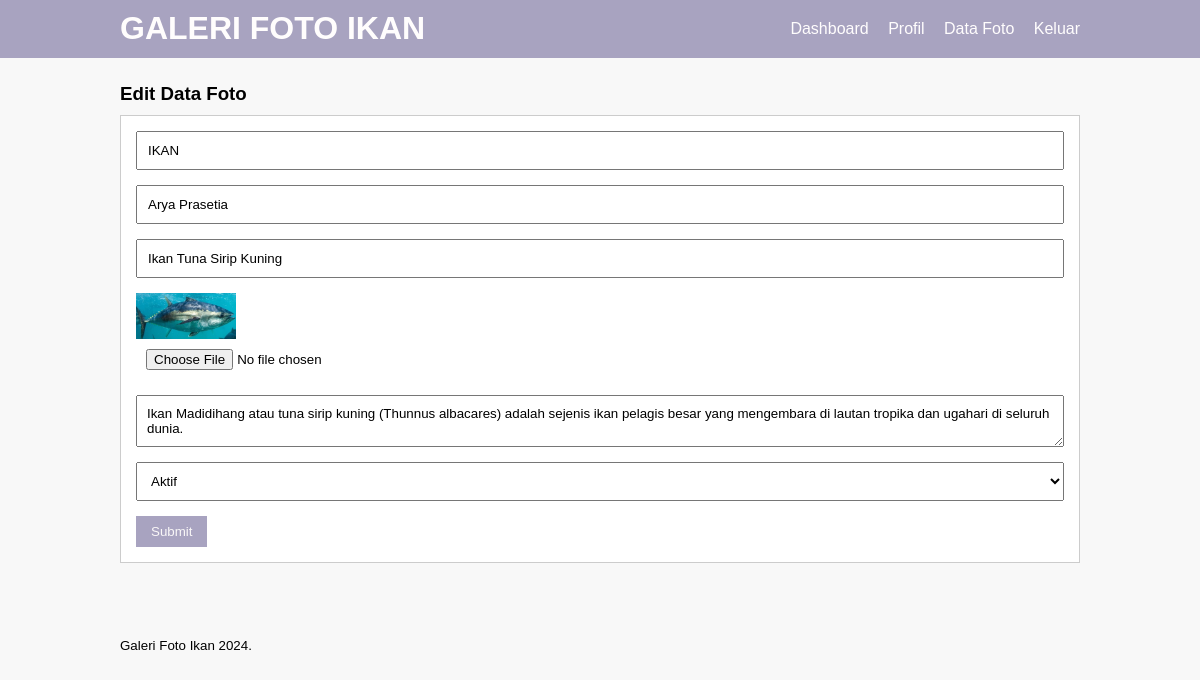
The app's page /edit-image.php?id=26 (signed in) with its own data.
### tables this page shows
CREATE TABLE `tb_image` (
  `image_id` int(11) NOT NULL,
  `category_id` int(11) NOT NULL,
  `category_name` varchar(100) NOT NULL,
  `admin_id` int(11) NOT NULL,
  `admin_name` varchar(100) NOT NULL,
  `image_name` varchar(100) NOT NULL,
  `image_description` text NOT NULL,
  `image` varchar(100) NOT NULL,
  `image_status` tinyint(1) NOT NULL,
  `date_created` timestamp NOT NULL DEFAULT current_timestamp() ON UPDATE current_timestamp()
);

### edit-image.php (the view, shortened to what this page needs)
<?php
	include 'db.php';
	$produk = mysqli_query($conn, "SELECT * FROM  tb_image WHERE image_id = '".$_GET['id']."'");
	$p = mysqli_fetch_object($produk);
?>
<!DOCTYPE html PUBLIC "-//W3C//DTD XHTML 1.0 Transitional//EN" "http://www.w3.org/TR/xhtml1/DTD/xhtml1-transitional.dtd">
<html xmlns="http://www.w3.org/1999/xhtml">
<head>
<link rel="stylesheet" type="text/css" href="css/style.css">
</head>
<body>
     <header>
        <div class="container">
        <h1><a href="dashboard.php"> GALERI FOTO IKAN </a></h1>
        <ul>
           <li><a href="dashboard.php">Dashboard</a></li>
           <li><a href="profil.php">Profil</a></li>
           <li><a href="data-image.php">Data Foto</a></li>
           <li><a href="Keluar.php">Keluar</a></li>
        </ul>
        </div>
    </header>
    <div class="section">
        <div class="container">
            <h3>Edit Data Foto</h3>
            <div class="box">
    <form action="" method="POST" enctype="multipart/form-data">
            <input type="text" name="kategori" class="input-control" placeholder="Kategori Foto" value="<?php echo $p->category_name ?>" readonly="readonly">
            <input type="text" name="namauser" class="input-control" placeholder="Nama User" value="<?php echo $p->admin_name ?>" readonly="readonly">
            <input type="text" name="nama" class="input-control" placeholder="Nama Foto" value="<?php echo $p->image_name ?>" required>
                   <img src="foto/<?php echo $p->image ?>" width="100px" />
                   <input type="file" name="gambar" class="input-control">
                   <textarea class="input-control" name="deskripsi" placeholder="Deskripsi"><?php echo $p->image_description ?></textarea><br />
                   <select class="input-control" name="status">
                       <option value="1" <?php echo ($p->image_status == 1)? 'selected':''; ?>>Aktif</option>
                   </select>
                   <input type="submit" name="submit" value="Submit" class="btn">
               </form>
        </div>
        </div>
    </div>
     <footer>
        <div class="container">
            <small>Galeri Foto Ikan 2024.</small>
        </div>
    </footer>
</body>
</html>

### css/style.css (style rules this page uses)
* { padding:0; margin:0; font-family:'Quicksand', sans-serif; }
body { background-color:#f8f8f8; }
a { color: inherit; text-decoration:none; }
.input-control { width:100%; padding:10px; margin-bottom:15px; box-sizing:border-box; }
.btn { padding:8px 15px; background-color: #a8a3c0; color: #f9f7f7; border:none; cursor: pointer; }
header { background-color: #a8a3c0; color: #fffdfd; }
header h1 { float:left; padding:10px 0; }
header ul { float:right; }
header ul li { display:inline-block; }
header ul li a { padding:20px 0 20px 15px; display: inline-block; }
footer { padding:25px 0; }
.container { width: 80%; margin: 0 auto; }
.container:after { content:''; display: block; clear:both; }
.section { padding:25px 0; }
.box { background-color: #fff; border:1px solid #ccc; padding:15px; box-sizing: border-box; margin:10px 0 25px 0; }
.box:after { content: ''; display: block; clear: both; }

### records on screen
tb_image: kategori "IKAN", namauser "Arya Prasetia", nama "Ikan Tuna Sirip Kuning", image (picture), deskripsi "Ikan Madidihang atau tuna sirip kuning (Thunnus albacares) adalah sejenis ikan pelagis besar yang mengembara di lautan tropika dan ugahari di seluruh dunia.", status "Aktif"
